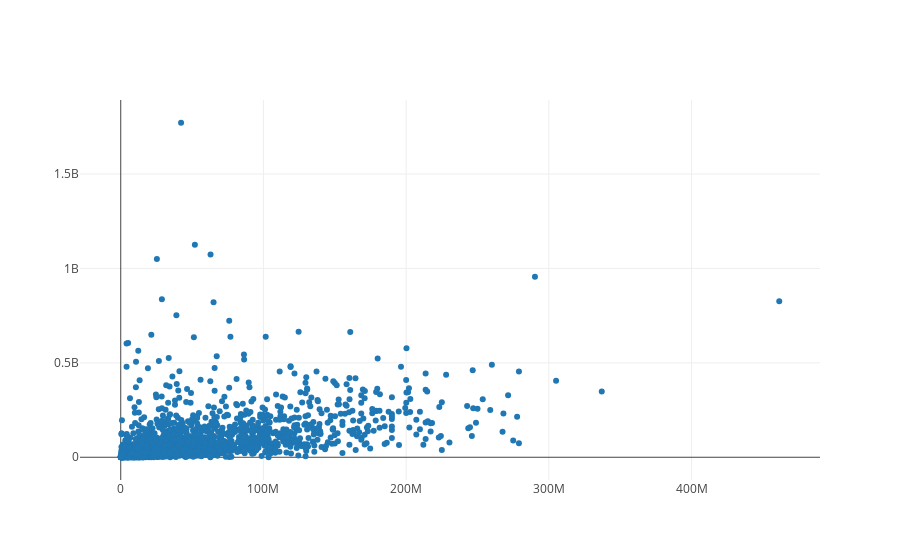

Notebook cell for this chart:
### Code cell
from graph import trace_values, plot
from plotly.offline import iplot, init_notebook_mode
init_notebook_mode(connected=True)
revenues_per_budgets = trace_values(budgets, domestic_revenues, text = titles)
plot([revenues_per_budgets])

### Figure 1 — Plotly figure (JSON) as saved in the notebook; plotly's stock layout.template omitted (floating-point values rounded to 4 significant figures; data arrays with more than 128 entries replaced by an {"elided": "..."} marker saying what was removed)
{"data": [{"mode": "markers", "name": "data", "text": {"elided": "1794 str values"}, "x": {"elided": "1794 int values"}, "y": {"elided": "1794 int values"}}], "layout": {}}
